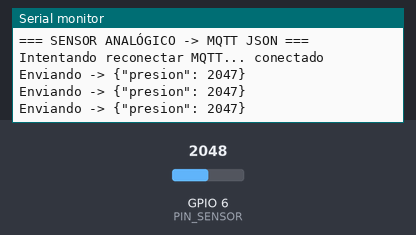
The sketch below on a simulated ESP32. Shown: the last lines printed to the serial monitor. The test bench sets the inputs (shaded band); at power-on: GPIO 6 (PIN_SENSOR) = 2048. WiFi joins after 1.5 s; servers stay silent unless stated; no MQTT or app messages arrive unless stated.

Above: at 2.7 s.
2.8 s: GPIO 6 (PIN_SENSOR) set to 2866
At 3.5 s:
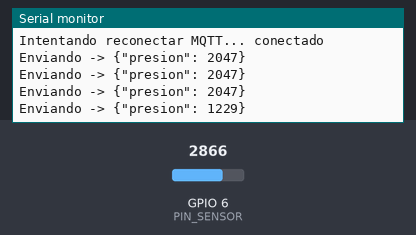
4.3 s: GPIO 6 (PIN_SENSOR) set to 3603
At 5.0 s:
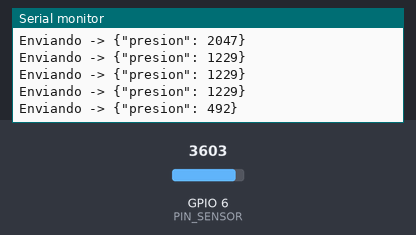
Timing chart, 0 to 7.3 s (numbered marks = the images above; inputs shaded):
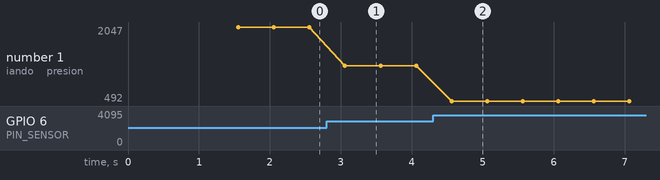

The sketch:

presion_napiot.ino
```cpp
#include <WiFi.h>
#include <PubSubClient.h>

// ----------------------------
// CONFIGURACIÓN WIFI Y MQTT
// ----------------------------
const char* ssid = "Wifi";
const char* password = "Contrasena";

const char* mqttServer = "test.mosquitto.org";
const int mqttPort = 1883;
const char* mqttUser = "";
const char* mqttPassword = "";

const char* mqttTopic = "NAPIoT2025/buzonInteligente/presion";

WiFiClient espClient;
PubSubClient client(espClient);

// ----------------------------
// CONFIGURACIÓN SENSOR
// ----------------------------
#define PIN_SENSOR 6   // Entrada analógica

// ----------------------------
// SETUP
// ----------------------------
void setup() {
  Serial.begin(115200);

  setup_wifi();
  client.setServer(mqttServer, mqttPort);

  Serial.println("=== SENSOR ANALÓGICO -> MQTT JSON ===");
}

// ----------------------------
// LOOP PRINCIPAL
// ----------------------------
void loop() {
  if (!client.connected()) {
    reconnect();
  }
  client.loop();

  // Leer analógico
  int valor = analogRead(PIN_SENSOR);
  int presion = 4095 - valor;

  // Crear JSON
  char jsonPayload[64];
  sprintf(jsonPayload, "{\"presion\": %d}", presion);

  // Mostrar en Serial
  Serial.print("Enviando -> ");
  Serial.println(jsonPayload);

  // Publicar
  client.publish(mqttTopic, jsonPayload);

  delay(500);
}

// ----------------------------
// FUNCIONES AUXILIARES
// ----------------------------
void setup_wifi() {
  Serial.print("Conectando a WiFi: ");
  Serial.println(ssid);

  WiFi.begin(ssid, password);
  while (WiFi.status() != WL_CONNECTED) {
    delay(500);
    Serial.print(".");
  }
  Serial.println("\nWiFi conectado");
}

void reconnect() {
  if (!client.connected()) {
    Serial.print("Intentando reconectar MQTT...");
    if (client.connect("NodoPresion_JSON", mqttUser, mqttPassword)) {
      Serial.println(" conectado");
    } else {
      Serial.print(" fallo rc=");
      Serial.println(client.state());
    }
  }
}
```

Measured:
- after the input at 2.8 s, the serial monitor: prints a new line after 0.26 s (image 1)
- after the input at 4.3 s, the serial monitor: prints a new line after 0.26 s (image 2)
- plotted number 1: 2047 → 1229 after the input at 2.8 s, 1229 → 492 after the input at 4.3 s
